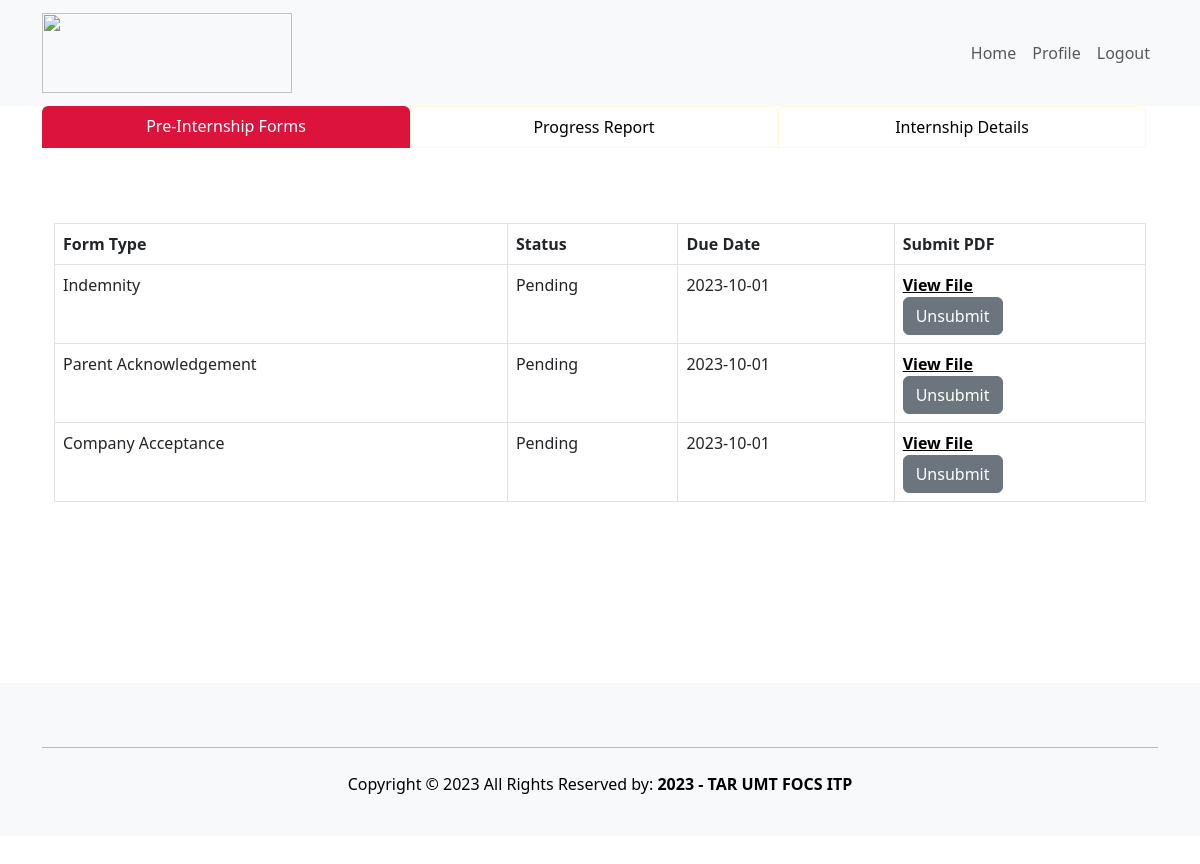
The app's page /student/PreInternship.php (signed in), older data.
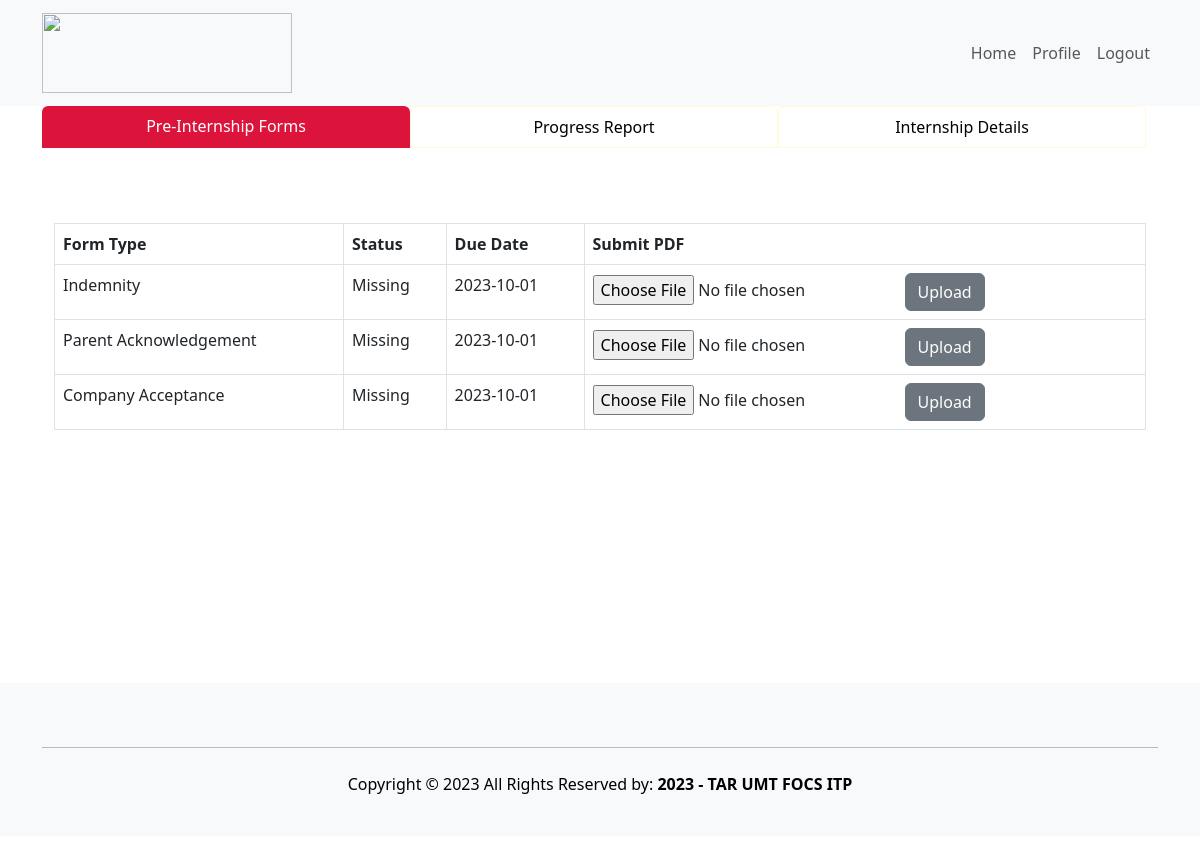
The same page, newer data.
### tables this page shows
CREATE TABLE `internship` (
  `internshipID` varchar(10) NOT NULL,
  `studID` varchar(10) DEFAULT NULL,
  `sessionID` varchar(10) DEFAULT NULL,
  `indemnity` varchar(100) DEFAULT NULL,
  `indemnityStatus` enum('Accepted','Rejected','Pending','Missing') DEFAULT NULL,
  `parentAcknowledgement` varchar(100) DEFAULT NULL,
  `parentAcknowledgementStatus` enum('Accepted','Rejected','Pending','Missing') DEFAULT NULL,
  `companyAcceptance` varchar(100) DEFAULT NULL,
  `companyAcceptanceStatus` enum('Accepted','Rejected','Pending','Missing') DEFAULT NULL,
  `monthlyReport1` varchar(100) DEFAULT NULL,
  `monthlyReport1Grade` int(11) DEFAULT NULL,
  `monthlyReport2` varchar(100) DEFAULT NULL,
  `monthlyReport2Grade` int(11) DEFAULT NULL,
  `monthlyReport3` varchar(100) DEFAULT NULL,
  `monthlyReport3Grade` int(11) DEFAULT NULL,
  `evaluationReport` varchar(100) DEFAULT NULL,
  `evaluationReportGrade` int(11) DEFAULT NULL,
  `finalGrade` int(11) DEFAULT NULL,
  `internshipStatus` enum('In Progress','Completed','Suspended','Terminated') DEFAULT NULL
);

CREATE TABLE `session` (
  `sessionID` varchar(10) NOT NULL,
  `startMonthYear` date DEFAULT NULL,
  `endMonthYear` date DEFAULT NULL,
  `qualification` enum('Diploma','Degree') DEFAULT NULL
);

### student/PreInternship.php (the view, shortened to what the changed rows need)
<?php
include 'studentHeader.php';
?>
    <form style="min-height:100vh;" id="form1" runat="server">
    <div style="overflow-x: scroll;" class="container row justify-content-md-center mx-auto">
        <div class="container" style="height:55vh;">
            <table id="SubmissionGV" class="table w-100 my-1 table-bordered table-responsive table-hover">
                <tr style="background-color: lightgrey;">
                    <th>Form Type</th>
                    <th>Status</th>
                    <th>Due Date</th>
                    <th>Submit PDF</th>
                </tr>
                <?php
                require 'connect.php';
                if ($con->connect_error) {
                    throw new Exception("Connection failed: " . $con->connect_error);
                } else {
                    $sql = "SELECT * FROM internship WHERE studID=$studID";
                    $result = $con->query($sql);
                    if ($result->num_rows > 0) {
                        while ($row = $result->fetch_assoc()) {
                            $sessionSql = "SELECT startMonthYear FROM session WHERE sessionID = " . $row['sessionID'];
                            $sessionResult = $con->query($sessionSql);
                            $dueDate = "";
                            $internshipStatus = $row['internshipStatus'];
                            if ($sessionResult->num_rows > 0) {
                                $sessionRow = $sessionResult->fetch_assoc();
                                $startMonthYear = new DateTime($sessionRow['startMonthYear']);
                                $dueDate = $startMonthYear->modify('+1 month')->format('Y-m-d');
                            }
                            $dueDateTimestamp = strtotime($dueDate);
                            $currentDateTimestamp = strtotime(date('Y-m-d'));
                            echo '<br>';
                            echo '<tr>';
                            echo '<td>Indemnity</td>';
                            echo '<td>' . $row['indemnityStatus'] . '</td>';
                            echo '<td>' . $dueDate . '</td>';
                            echo '<td>';
                            if ($row['indemnity'] !== '' && ($row['indemnityStatus'] === 'Pending' || $row['indemnityStatus'] === 'Accepted' || $row['indemnityStatus'] === 'Rejected')) {
                                echo '<label><b><a href="' . $row['indemnity'] . '" class="text-black" target="_blank">View File</a></b></label>';
                                echo '<br>';
                                echo '<form action="removePDF.php" method="post">';
                                echo '<input type="submit" class="btn btn-secondary" value="Unsubmit" name="submit" />';
                                echo '</form>';
                            } else {
                                if ($dueDateTimestamp < $currentDateTimestamp && $row['indemnityStatus'] === 'Missing' || $internshipStatus === 'Terminated') {
                                    echo '<button type="button" class="btn btn-secondary" disabled>Submit Disabled</button>';
                                } else {
                                    echo '<form action="submitPDF.php" method="post" enctype="multipart/form-data">';
                                    echo '<input type="file" name="pdf_file" accept=".pdf" />';
                                    echo '<input type="submit" class="btn btn-secondary" value="Upload" name="submit" />';
                                    echo '</form>';
                                }
                            }
                            echo '</td>';
                            echo '</tr>';
                            echo '<tr>';
                            echo '<td>Parent Acknowledgement</td>';
                            echo '<td>' . $row['parentAcknowledgementStatus'] . '</td>';
                            echo '<td>' . $dueDate . '</td>';
                            echo '<td>';
                            if ($row['parentAcknowledgement'] !== '' && ($row['parentAcknowledgementStatus'] === 'Pending' || $row['parentAcknowledgementStatus'] === 'Accepted' || $row['parentAcknowledgementStatus'] === 'Rejected')) {
                                echo '<label><b><a href="' . $row['parentAcknowledgement'] . '" class="text-black" target="_blank">View File</a></b></label>';
                                echo '<br>';
                                echo '<form action="removePDF.php" method="post">';
                                echo '<input type="submit" class="btn btn-secondary" value="Unsubmit" name="submit" />';
                                echo '</form>';
                            } else {
                                if ($dueDateTimestamp < $currentDateTimestamp && $row['parentAcknowledgementStatus'] === 'Missing' || $internshipStatus === 'Terminated') {
                                    echo '<button type="button" class="btn btn-secondary" disabled>Submit Disabled</button>';
                                } else {
                                    echo '<form action="submitPDF.php" method="post" enctype="multipart/form-data">';
                                    echo '<input type="file" name="pdf_file" accept=".pdf" />';
                                    echo '<input type="submit" class="btn btn-secondary" value="Upload" name="submit" />';
                                    echo '</form>';
                                }
                            }
                            echo '</td>';
                            echo '</tr>';
                            echo '<tr>';
                            echo '<td>Company Acceptance</td>';
                            echo '<td>' . $row['companyAcceptanceStatus'] . '</td>';
                            echo '<td>' . $dueDate . '</td>';
                            echo '<td>';
                            if ($row['companyAcceptance'] !== '' && ($row['companyAcceptanceStatus'] === 'Pending' || $row['companyAcceptanceStatus'] === 'Accepted' || $row['companyAcceptanceStatus'] === 'Rejected')) {
                                echo '<label><b><a href="' . $row['companyAcceptance'] . '" class="text-black" target="_blank">View File</a></b></label>';
                                echo '<br>';
                                echo '<form action="removePDF.php" method="post">';
                                echo '<input type="submit" class="btn btn-secondary" value="Unsubmit" name="submit" />';
                                echo '</form>';
                            } else {
                                if ($dueDateTimestamp < $currentDateTimestamp && $row['companyAcceptanceStatus'] === 'Missing' || $internshipStatus === 'Terminated') {
                                    echo '<button type="button" class="btn btn-secondary" disabled>Submit Disabled</button>';
                                } else {
                                    echo '<form action="submitPDF.php" method="post" enctype="multipart/form-data">';
                                    echo '<input type="file" name="pdf_file" accept=".pdf" />';
                                    echo '<input type="submit" class="btn btn-secondary" value="Upload" name="submit" />';
                                    echo '</form>';
                                }
                            }
                            echo '</td>';
                            echo '</tr>';
                        }
                    } else {
                        echo '<tr>';
                        echo '<td colspan="4" class="text-center">No forms found for this student.</td>';
                        echo '</tr>';
                    }
                }
                ?>
            </table>
        </div>
    </div>
</form>
<?php
include 'studentFooter.php';
?>

Row changes from the older to the newer data that the page shows:
changed internship: indemnityStatus "Pending" → "Missing"; indemnity "Sample indemnity text" → empty (drawn); parentAcknowledgementStatus "Pending" → "Missing"; parentAcknowledgement "Sample parent ack text" → empty (drawn); companyAcceptanceStatus "Pending" → "Missing"; companyAcceptance "Sample company ack text" → empty (drawn); submit "Unsubmit" → "Upload"
